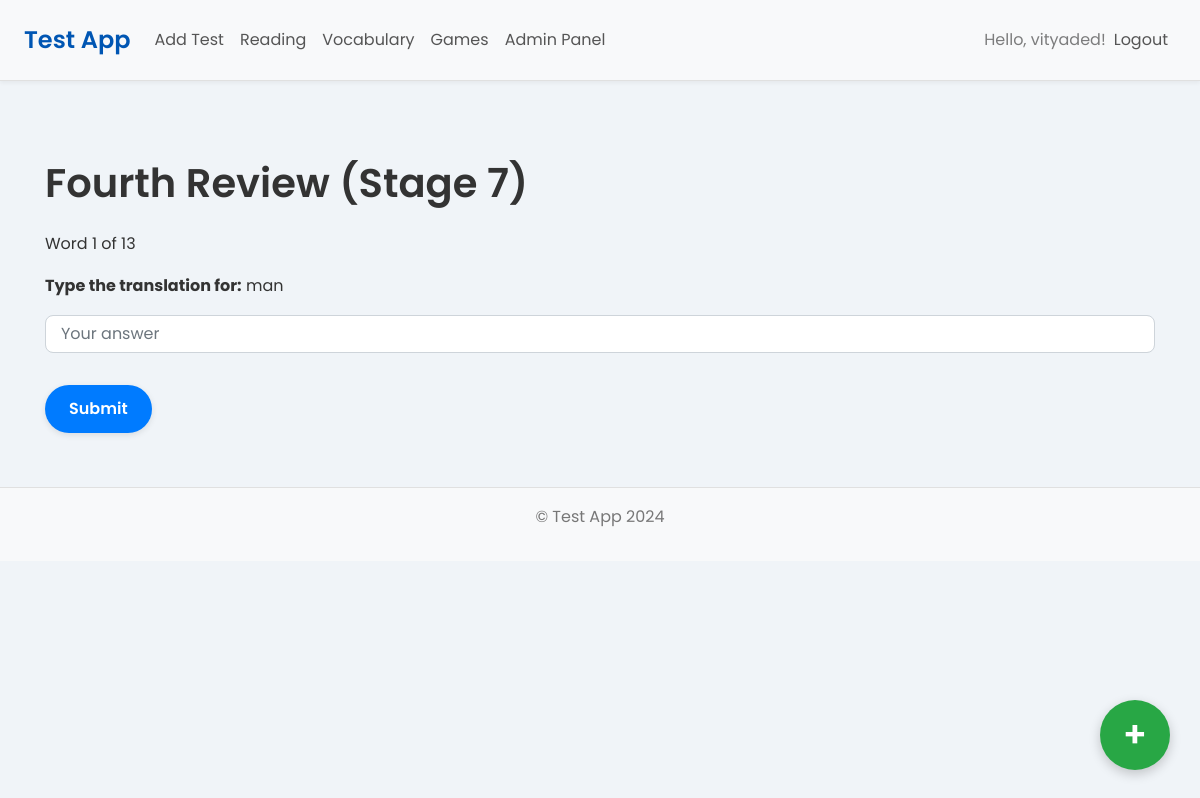
/vocabulary/review (signed in), run on an earlier commit of the app's database.
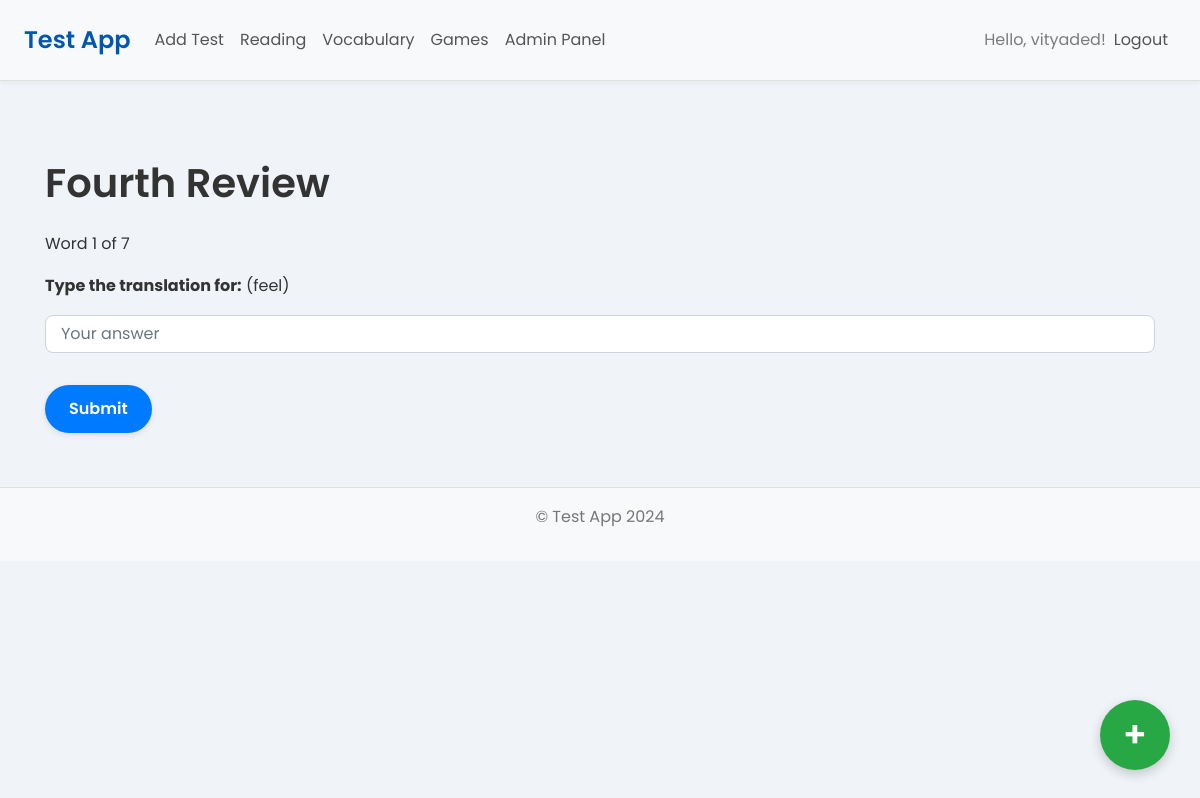
And on a later commit of the database.
### app/models.py (models this page shows)
class Vocabulary(db.Model):
    __tablename__ = 'vocabulary'
    id = db.Column(db.Integer, primary_key=True)
    word = db.Column(db.String(150), nullable=False)
    translation = db.Column(db.String(150), nullable=False)
    pronunciation_url = db.Column(db.String(200), nullable=True)
    user_id = db.Column(db.Integer, db.ForeignKey('user.id'), nullable=False)
    next_review = db.Column(db.DateTime, nullable=False, default=datetime.utcnow)
    interval = db.Column(db.Float, nullable=False, default=0)  # Interval in days
    ease_factor = db.Column(db.Float, nullable=False, default=2.5)  # Default ease factor
    learning_stage = db.Column(db.Integer, nullable=False, default=0)  # 0: New, 1: First Step, etc.

### app/routes/vocabulary.py (the view)
@vocab_bp.route('/review', methods=['GET', 'POST'])
@login_required
def review():
    today = datetime.utcnow()
    due_words = Vocabulary.query.filter(
        Vocabulary.user_id == current_user.id,
        Vocabulary.next_review <= today
    ).all()
    if not due_words:
        flash('No more words due for review!', 'info')
        return redirect(url_for('vocab.my_vocabulary'))
    if request.method == 'POST':
        word_id = request.form.get('word_id')
        if not word_id:
            flash('An error occurred. Please try again.', 'danger')
            return redirect(url_for('vocab.review'))
        word = Vocabulary.query.get(word_id)
        if not word or word.user_id != current_user.id:
            flash('Invalid word. Please try again.', 'danger')
            return redirect(url_for('vocab.review'))
        user_answer = request.form.get('answer', '').strip()
        review_stage = word.learning_stage
        if review_stage == 0:
            correct_answer = word.word.strip()
        elif review_stage == 1:
            correct_answer = word.translation.strip()
        elif review_stage == 2:
            correct_answer = word.word.strip()
        elif review_stage >= 3:
            if review_stage % 2 == 0:
                correct_answer = word.word.strip()
            else:
                correct_answer = word.translation.strip()
        else:
            correct_answer = ''
        normalized_user_answer = normalize_text(user_answer)
        normalized_correct_answer = normalize_text(correct_answer)
        current_app.logger.debug(
            "vocabulary.review: review_stage=%s question='%s'",
            review_stage,
            word.translation if review_stage % 2 == 0 else word.word,
        )
        current_app.logger.debug(
            "vocabulary.review: user_answer='%s' correct_answer='%s'",
            user_answer,
            correct_answer,
        )
        current_app.logger.debug(
            "vocabulary.review: normalized_user_answer='%s' normalized_correct_answer='%s'",
            normalized_user_answer,
            normalized_correct_answer,
        )
        if normalized_user_answer == normalized_correct_answer:
            word.learning_stage += 1
            word.ease_factor = max(1.3, word.ease_factor - 0.2)
            word.interval = get_next_interval(word.learning_stage, word.ease_factor)
            word.next_review = datetime.utcnow() + timedelta(
                minutes=word.interval if word.learning_stage < 3 else word.interval * 24 * 60)
            db.session.commit()
            flash('Correct!', 'success')
        else:
            word.learning_stage = 0
            word.ease_factor = 2.5
            word.interval = get_next_interval(word.learning_stage, word.ease_factor)
            word.next_review = datetime.utcnow() + timedelta(minutes=1)
            db.session.commit()
            flash(f'Incorrect! The correct answer was "{correct_answer}". The word has been reset.', 'danger')
        return redirect(url_for('vocab.review'))
    else:
        current_word_index = session.get('current_word_index', 0)
        if current_word_index >= len(due_words):
            current_word_index = 0
            session['current_word_index'] = current_word_index
        word = due_words[current_word_index]
        review_stage = word.learning_stage
        if review_stage == 0:
            question = word.translation
            options = get_options(correct_answer=word.word, field='word')
            template = 'vocabulary/first_review.html'
        elif review_stage == 1:
            question = word.word
            options = get_options(correct_answer=word.translation, field='translation')
            template = 'vocabulary/second_review.html'
        elif review_stage == 2:
            question = word.translation
            scrambled_word = ''.join(random.sample(word.word, len(word.word)))
            session['scrambled_word'] = scrambled_word
            template = 'vocabulary/third_review.html'
        elif review_stage >= 3:
            if review_stage % 2 == 0:
                question = word.translation
            else:
                question = word.word
            template = 'vocabulary/fourth_review.html'
        else:
            flash('Invalid review stage.', 'danger')
            return redirect(url_for('vocab.my_vocabulary'))
        session['current_word_index'] = (current_word_index + 1) % len(due_words)
        return render_template(
            template,
            question=question,
            options=options if 'options' in locals() else None,
            scrambled_word=session.get('scrambled_word', None),
            review_stage=review_stage,
            current_word_number=current_word_index + 1,
            total_words=len(due_words),
            word=word  # Pass the word object to the template
        )

### app/routes/auth.py (called while the page is built)
@login_manager.user_loader
def load_user(user_id):
    return User.query.get(int(user_id))

### app/templates/vocabulary/fourth_review.html (shortened to what this page needs)
{% extends "layouts/base.html" %}
{% block content %}
  <h1 class="my-4">Fourth Review{% if review_stage > 3 %} (Stage {{ review_stage }}){% endif %}</h1>
  <p>Word {{ current_word_number }} of {{ total_words }}</p>
  <p><strong>Type the {{ 'word' if review_stage % 2 == 0 else 'translation' }} for:</strong> {{ question }}</p>
  <form method="post">
    <div class="form-group">
      <input type="text" name="answer" class="form-control" placeholder="Your answer" required>
    </div>
    <button type="submit" class="btn btn-primary mt-3">Submit</button>
  </form>
{% endblock %}

What changed in the data, as far as the page shows it:
removed Vocabulary: word "man"
added Vocabulary: word "(feel)"
Also different on the page:
{{ total_words }}: "13" → "7"
{{ review_stage }}: "7" → (not shown)
text no longer shown: "(Stage )"
